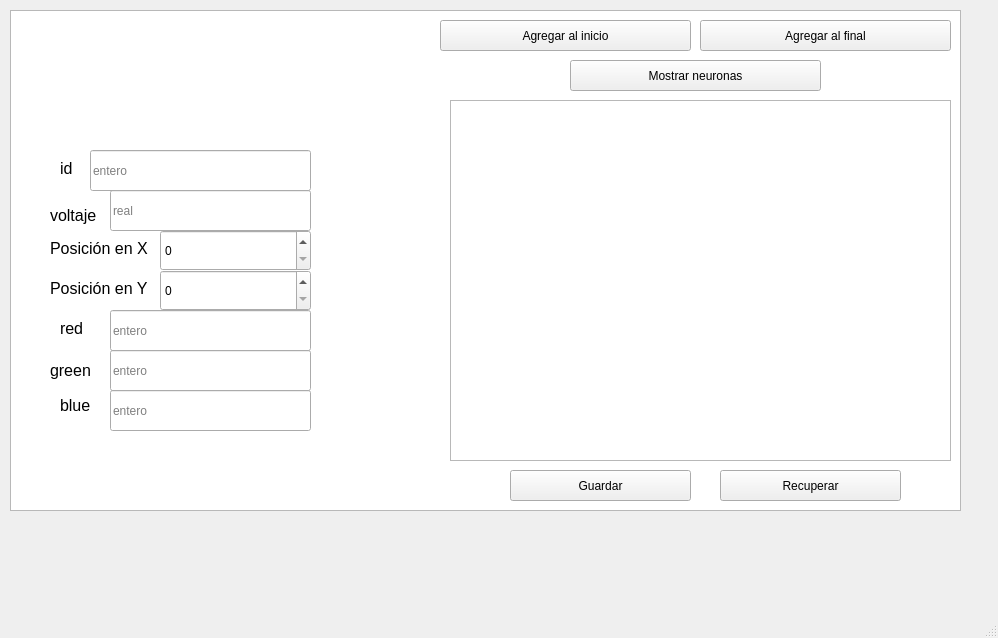
<?xml version="1.0" encoding="UTF-8"?>
<ui version="4.0">
 <class>MainWindow</class>
 <widget class="QMainWindow" name="MainWindow">
  <property name="geometry">
   <rect>
    <x>0</x>
    <y>0</y>
    <width>998</width>
    <height>638</height>
   </rect>
  </property>
  <property name="windowTitle">
   <string>MainWindow</string>
  </property>
  <widget class="QWidget" name="centralwidget">
   <widget class="QPlainTextEdit" name="ListaNeuronas">
    <property name="geometry">
     <rect>
      <x>450</x>
      <y>100</y>
      <width>501</width>
      <height>361</height>
     </rect>
    </property>
   </widget>
   <widget class="QPushButton" name="ButtonAAI">
    <property name="geometry">
     <rect>
      <x>440</x>
      <y>20</y>
      <width>251</width>
      <height>31</height>
     </rect>
    </property>
    <property name="text">
     <string>Agregar al inicio</string>
    </property>
   </widget>
   <widget class="QLineEdit" name="lineEdit_voltaje">
    <property name="geometry">
     <rect>
      <x>110</x>
      <y>190</y>
      <width>201</width>
      <height>41</height>
     </rect>
    </property>
    <property name="placeholderText">
     <string>real</string>
    </property>
   </widget>
   <widget class="QLineEdit" name="lineEdit_green">
    <property name="geometry">
     <rect>
      <x>110</x>
      <y>350</y>
      <width>201</width>
      <height>41</height>
     </rect>
    </property>
    <property name="placeholderText">
     <string>entero</string>
    </property>
   </widget>
   <widget class="QLineEdit" name="lineEdit_blue">
    <property name="geometry">
     <rect>
      <x>110</x>
      <y>390</y>
      <width>201</width>
      <height>41</height>
     </rect>
    </property>
    <property name="placeholderText">
     <string>entero</string>
    </property>
   </widget>
   <widget class="QPushButton" name="ButtonAAF">
    <property name="geometry">
     <rect>
      <x>700</x>
      <y>20</y>
      <width>251</width>
      <height>31</height>
     </rect>
    </property>
    <property name="text">
     <string>Agregar al final</string>
    </property>
   </widget>
   <widget class="QPushButton" name="ButtonMostrar">
    <property name="geometry">
     <rect>
      <x>570</x>
      <y>60</y>
      <width>251</width>
      <height>31</height>
     </rect>
    </property>
    <property name="text">
     <string>Mostrar neuronas</string>
    </property>
   </widget>
   <widget class="QSpinBox" name="spinBox_x">
    <property name="geometry">
     <rect>
      <x>160</x>
      <y>230</y>
      <width>151</width>
      <height>41</height>
     </rect>
    </property>
   </widget>
   <widget class="QGraphicsView" name="graphicsView">
    <property name="geometry">
     <rect>
      <x>10</x>
      <y>10</y>
      <width>951</width>
      <height>501</height>
     </rect>
    </property>
   </widget>
   <widget class="QLineEdit" name="lineEdit_id">
    <property name="geometry">
     <rect>
      <x>90</x>
      <y>150</y>
      <width>221</width>
      <height>41</height>
     </rect>
    </property>
    <property name="placeholderText">
     <string>entero</string>
    </property>
   </widget>
   <widget class="QLineEdit" name="lineEdit_red">
    <property name="geometry">
     <rect>
      <x>110</x>
      <y>310</y>
      <width>201</width>
      <height>41</height>
     </rect>
    </property>
    <property name="placeholderText">
     <string>entero</string>
    </property>
   </widget>
   <widget class="QSpinBox" name="spinBox_y">
    <property name="geometry">
     <rect>
      <x>160</x>
      <y>270</y>
      <width>151</width>
      <height>41</height>
     </rect>
    </property>
   </widget>
   <widget class="QLabel" name="label">
    <property name="geometry">
     <rect>
      <x>60</x>
      <y>160</y>
      <width>49</width>
      <height>16</height>
     </rect>
    </property>
    <property name="font">
     <font>
      <pointsize>12</pointsize>
     </font>
    </property>
    <property name="text">
     <string>id</string>
    </property>
   </widget>
   <widget class="QLabel" name="label_2">
    <property name="geometry">
     <rect>
      <x>50</x>
      <y>200</y>
      <width>49</width>
      <height>31</height>
     </rect>
    </property>
    <property name="font">
     <font>
      <pointsize>12</pointsize>
     </font>
    </property>
    <property name="text">
     <string>voltaje</string>
    </property>
   </widget>
   <widget class="QLabel" name="label_3">
    <property name="geometry">
     <rect>
      <x>50</x>
      <y>240</y>
      <width>111</width>
      <height>16</height>
     </rect>
    </property>
    <property name="font">
     <font>
      <pointsize>12</pointsize>
     </font>
    </property>
    <property name="text">
     <string>Posición en X</string>
    </property>
   </widget>
   <widget class="QLabel" name="label_4">
    <property name="geometry">
     <rect>
      <x>50</x>
      <y>280</y>
      <width>111</width>
      <height>16</height>
     </rect>
    </property>
    <property name="font">
     <font>
      <pointsize>12</pointsize>
     </font>
    </property>
    <property name="text">
     <string>Posición en Y</string>
    </property>
   </widget>
   <widget class="QLabel" name="label_5">
    <property name="geometry">
     <rect>
      <x>60</x>
      <y>320</y>
      <width>49</width>
      <height>16</height>
     </rect>
    </property>
    <property name="font">
     <font>
      <pointsize>12</pointsize>
     </font>
    </property>
    <property name="text">
     <string>red</string>
    </property>
   </widget>
   <widget class="QLabel" name="label_6">
    <property name="geometry">
     <rect>
      <x>50</x>
      <y>360</y>
      <width>49</width>
      <height>21</height>
     </rect>
    </property>
    <property name="font">
     <font>
      <pointsize>12</pointsize>
     </font>
    </property>
    <property name="text">
     <string>green</string>
    </property>
   </widget>
   <widget class="QLabel" name="label_7">
    <property name="geometry">
     <rect>
      <x>60</x>
      <y>390</y>
      <width>49</width>
      <height>31</height>
     </rect>
    </property>
    <property name="font">
     <font>
      <pointsize>12</pointsize>
     </font>
    </property>
    <property name="text">
     <string>blue</string>
    </property>
   </widget>
   <widget class="QPushButton" name="ButtonGuardar">
    <property name="geometry">
     <rect>
      <x>510</x>
      <y>470</y>
      <width>181</width>
      <height>31</height>
     </rect>
    </property>
    <property name="text">
     <string>Guardar</string>
    </property>
   </widget>
   <widget class="QPushButton" name="ButtonRecuperar">
    <property name="geometry">
     <rect>
      <x>720</x>
      <y>470</y>
      <width>181</width>
      <height>31</height>
     </rect>
    </property>
    <property name="text">
     <string>Recuperar</string>
    </property>
   </widget>
   <zorder>graphicsView</zorder>
   <zorder>ListaNeuronas</zorder>
   <zorder>ButtonAAI</zorder>
   <zorder>lineEdit_voltaje</zorder>
   <zorder>lineEdit_green</zorder>
   <zorder>lineEdit_blue</zorder>
   <zorder>ButtonAAF</zorder>
   <zorder>ButtonMostrar</zorder>
   <zorder>spinBox_x</zorder>
   <zorder>lineEdit_id</zorder>
   <zorder>lineEdit_red</zorder>
   <zorder>spinBox_y</zorder>
   <zorder>label</zorder>
   <zorder>label_2</zorder>
   <zorder>label_3</zorder>
   <zorder>label_4</zorder>
   <zorder>label_5</zorder>
   <zorder>label_6</zorder>
   <zorder>label_7</zorder>
   <zorder>ButtonGuardar</zorder>
   <zorder>ButtonRecuperar</zorder>
  </widget>
  <widget class="QMenuBar" name="menubar">
   <property name="geometry">
    <rect>
     <x>0</x>
     <y>0</y>
     <width>998</width>
     <height>22</height>
    </rect>
   </property>
  </widget>
  <widget class="QStatusBar" name="statusbar"/>
 </widget>
 <resources/>
 <connections/>
</ui>
